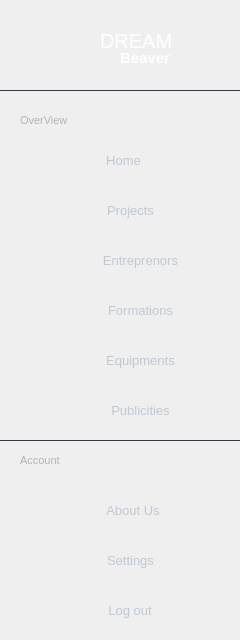
     <widget class="QWidget" name="side_bar" native="true">
      <property name="maximumSize">
       <size>
        <width>240</width>
        <height>16777215</height>
       </size>
      </property>
      <property name="styleSheet">
       <string notr="true">#side_bar {
	background-color:#0F141E;
	border-radius:7px;
}

</string>
      </property>
      <widget class="Line" name="line_1">
       <property name="geometry">
        <rect>
         <x>0</x>
         <y>80</y>
         <width>251</width>
         <height>21</height>
        </rect>
       </property>
       <property name="maximumSize">
        <size>
         <width>1000</width>
         <height>16777215</height>
        </size>
       </property>
       <property name="styleSheet">
        <string notr="true">background-color:transparent;
color: #1C212B;
color: rgb(49, 58, 77);</string>
       </property>
       <property name="frameShadow">
        <enum>QFrame::Plain</enum>
       </property>
       <property name="lineWidth">
        <number>1</number>
       </property>
       <property name="midLineWidth">
        <number>1</number>
       </property>
       <property name="orientation">
        <enum>Qt::Horizontal</enum>
       </property>
      </widget>
      <widget class="Line" name="line_2">
       <property name="geometry">
        <rect>
         <x>0</x>
         <y>420</y>
         <width>251</width>
         <height>41</height>
        </rect>
       </property>
       <property name="maximumSize">
        <size>
         <width>1000</width>
         <height>16777215</height>
        </size>
       </property>
       <property name="styleSheet">
        <string notr="true">background-color:transparent;
color: #1C212B;
color: rgb(49, 58, 77);</string>
       </property>
       <property name="frameShadow">
        <enum>QFrame::Plain</enum>
       </property>
       <property name="lineWidth">
        <number>1</number>
       </property>
       <property name="midLineWidth">
        <number>1</number>
       </property>
       <property name="orientation">
        <enum>Qt::Horizontal</enum>
       </property>
      </widget>
      <widget class="QLabel" name="Dream">
       <property name="geometry">
        <rect>
         <x>100</x>
         <y>30</y>
         <width>71</width>
         <height>21</height>
        </rect>
       </property>
       <property name="styleSheet">
        <string notr="true">background-color:transparent;
color:white;
font-size:20px;
font-size:bold;</string>
       </property>
       <property name="text">
        <string>DREAM</string>
       </property>
      </widget>
      <widget class="QLabel" name="beaver">
       <property name="geometry">
        <rect>
         <x>120</x>
         <y>50</y>
         <width>61</width>
         <height>16</height>
        </rect>
       </property>
       <property name="styleSheet">
        <string notr="true">background-color:transparent; 
color:white;
font-size:15px ;
font-weight:bold; 
</string>
       </property>
       <property name="text">
        <string>Beaver</string>
       </property>
      </widget>
      <widget class="QPushButton" name="home">
       <property name="geometry">
        <rect>
         <x>10</x>
         <y>140</y>
         <width>221</width>
         <height>41</height>
        </rect>
       </property>
       <property name="maximumSize">
        <size>
         <width>1000</width>
         <height>16777215</height>
        </size>
       </property>
       <property name="cursor">
        <cursorShape>PointingHandCursor</cursorShape>
       </property>
       <property name="styleSheet">
        <string notr="true">#home {
	background-color:transparent ; 
	border-radius:10px;
	padding: 10px 44px 10px 50px;
	background: url(:/home.svg) no-repeat;
	color:#BFC9D3 ; 
	font-size:13px;
	background-origin: content; 
}

#home::hover {
	background: url(:/home (1).svg) no-repeat;
	background-color:#2A3E46 ; 
	padding: 10px 44px 10px 50px;
	background-origin: content; 
	color : #4AC7EA ; 
}</string>
       </property>
       <property name="text">
        <string>Home</string>
       </property>
       <property name="iconSize">
        <size>
         <width>16</width>
         <height>16</height>
        </size>
       </property>
      </widget>
      <widget class="QPushButton" name="project">
       <property name="geometry">
        <rect>
         <x>10</x>
         <y>190</y>
         <width>221</width>
         <height>41</height>
        </rect>
       </property>
       <property name="maximumSize">
        <size>
         <width>1000</width>
         <height>16777215</height>
        </size>
       </property>
       <property name="cursor">
        <cursorShape>PointingHandCursor</cursorShape>
       </property>
       <property name="styleSheet">
        <string notr="true">#project {
	background-color:transparent ; 
	border-radius:10px;
	padding: 10px 30px 10px 50px;
	background: url(:/project1.svg) no-repeat;
	color:#BFC9D3 ; 
	font-size:13px;
	background-origin: content; 
}

#project::hover {
	background: url(:/project2.svg) no-repeat;
	background-color:#2A3E46 ; 
	padding: 10px 30px 10px 50px;
	background-origin: content; 
	color : #4AC7EA ; 
}</string>
       </property>
       <property name="text">
        <string>Projects</string>
       </property>
       <property name="iconSize">
        <size>
         <width>16</width>
         <height>16</height>
        </size>
       </property>
      </widget>
      <widget class="QPushButton" name="formations">
       <property name="geometry">
        <rect>
         <x>10</x>
         <y>290</y>
         <width>221</width>
         <height>41</height>
        </rect>
       </property>
       <property name="maximumSize">
        <size>
         <width>1000</width>
         <height>16777215</height>
        </size>
       </property>
       <property name="cursor">
        <cursorShape>PointingHandCursor</cursorShape>
       </property>
       <property name="styleSheet">
        <string notr="true">#formations {
	background-color:transparent ; 
	border-radius:10px;
	padding: 10px 10px 10px 50px;
	background: url(:/book1.svg) no-repeat;
	color:#BFC9D3 ; 
	font-size:13px;
	background-origin: content; 
}

#formations::hover {
	background: url(:/book2.svg) no-repeat;
	background-color:#2A3E46 ; 
	border-radius:10px;	
	padding: 10px 10px 10px 50px;
	background-origin: content; 
	font-size:13px;
	color : #4AC7EA ; 
}</string>
       </property>
       <property name="text">
        <string>Formations</string>
       </property>
       <property name="iconSize">
        <size>
         <width>16</width>
         <height>16</height>
        </size>
       </property>
      </widget>
      <widget class="QLabel" name="overview">
       <property name="geometry">
        <rect>
         <x>20</x>
         <y>110</y>
         <width>71</width>
         <height>21</height>
        </rect>
       </property>
       <property name="styleSheet">
        <string notr="true">#overview {
	background-color:transparent ; 
	color:#B2B3B7; 
	font-size:11px ;
}
</string>
       </property>
       <property name="text">
        <string>OverView</string>
       </property>
      </widget>
      <widget class="QLabel" name="Account">
       <property name="geometry">
        <rect>
         <x>20</x>
         <y>450</y>
         <width>41</width>
         <height>21</height>
        </rect>
       </property>
       <property name="styleSheet">
        <string notr="true">#Account {
	background-color:transparent ; 
	color:#B2B3B7; 
	font-size:11px ;
}
</string>
       </property>
       <property name="text">
        <string>Account</string>
       </property>
      </widget>
      <widget class="QPushButton" name="settings">
       <property name="geometry">
        <rect>
         <x>10</x>
         <y>540</y>
         <width>221</width>
         <height>41</height>
        </rect>
       </property>
       <property name="maximumSize">
        <size>
         <width>1000</width>
         <height>16777215</height>
        </size>
       </property>
       <property name="cursor">
        <cursorShape>PointingHandCursor</cursorShape>
       </property>
       <property name="styleSheet">
        <string notr="true">#settings {
	background-color:transparent ; 
	border-radius:10px;
	padding: 10px 30px 10px 50px;
	background: url(:/settings1.svg) no-repeat;
	color:#BFC9D3 ; 
	font-size:13px;
	background-origin: content; 
}

#settings::hover {
	background: url(:/settings2.svg) no-repeat;
	background-color:#2A3E46 ; 
	padding: 10px 30px 10px 50px;
	background-origin: content; 
	color : #4AC7EA ; 
}</string>
       </property>
       <property name="text">
        <string>Settings</string>
       </property>
       <property name="iconSize">
        <size>
         <width>16</width>
         <height>16</height>
        </size>
       </property>
      </widget>
      <widget class="QPushButton" name="logout">
       <property name="geometry">
        <rect>
         <x>10</x>
         <y>590</y>
         <width>221</width>
         <height>41</height>
        </rect>
       </property>
       <property name="maximumSize">
        <size>
         <width>1000</width>
         <height>16777215</height>
        </size>
       </property>
       <property name="cursor">
        <cursorShape>PointingHandCursor</cursorShape>
       </property>
       <property name="styleSheet">
        <string notr="true">#logout {
	background-color:transparent ; 
	border-radius:10px;
	padding: 10px 31px 10px 50px;
	background: url(:/log-out1.svg) no-repeat;
	color:#BFC9D3 ; 
	font-size:13px;
	background-origin: content; 
}

#logout::hover {
	background: url(:/log-out2.svg) no-repeat;
	background-color:#2A3E46 ; 
	padding: 10px 31px 10px 50px;
	background-origin: content; 
	color : #4AC7EA ; 
}</string>
       </property>
       <property name="text">
        <string>Log out</string>
       </property>
       <property name="iconSize">
        <size>
         <width>16</width>
         <height>16</height>
        </size>
       </property>
      </widget>
      <widget class="QPushButton" name="About_us">
       <property name="geometry">
        <rect>
         <x>10</x>
         <y>490</y>
         <width>221</width>
         <height>41</height>
        </rect>
       </property>
       <property name="maximumSize">
        <size>
         <width>1000</width>
         <height>16777215</height>
        </size>
       </property>
       <property name="cursor">
        <cursorShape>PointingHandCursor</cursorShape>
       </property>
       <property name="styleSheet">
        <string notr="true">#About_us {
	background-color:transparent ; 
	border-radius:10px;
	padding: 10px 25px 10px 50px;
	background: url(:/info2.svg) no-repeat;
	color:#BFC9D3 ; 
	font-size:13px;
	background-origin: content; 
}

#About_us::hover {
	background: url(:/info1.svg) no-repeat;
	background-color:#2A3E46 ; 
	padding: 10px 25px 10px 50px;
	background-origin: content; 
	color : #4AC7EA ; 
}</string>
       </property>
       <property name="text">
        <string>About Us</string>
       </property>
       <property name="iconSize">
        <size>
         <width>16</width>
         <height>16</height>
        </size>
       </property>
      </widget>
      <widget class="QLabel" name="label">
       <property name="geometry">
        <rect>
         <x>10</x>
         <y>-10</y>
         <width>101</width>
         <height>121</height>
        </rect>
       </property>
       <property name="styleSheet">
        <string notr="true"/>
       </property>
       <property name="text">
        <string/>
       </property>
       <property name="pixmap">
        <pixmap resource="resources.qrc">:/logo.png</pixmap>
       </property>
       <property name="scaledContents">
        <bool>true</bool>
       </property>
      </widget>
      <widget class="QPushButton" name="equipments">
       <property name="geometry">
        <rect>
         <x>10</x>
         <y>340</y>
         <width>221</width>
         <height>41</height>
        </rect>
       </property>
       <property name="maximumSize">
        <size>
         <width>1000</width>
         <height>16777215</height>
        </size>
       </property>
       <property name="cursor">
        <cursorShape>PointingHandCursor</cursorShape>
       </property>
       <property name="styleSheet">
        <string notr="true">#equipments {
	background-color:transparent ; 
	border-radius:10px;
	padding: 10px 10px 10px 50px;
	background: url(:/equip2.svg) no-repeat;
	color:#BFC9D3 ; 
	font-size:13px;
	background-origin: content; 
}

#equipments::hover {
	background: url(:/equip1.svg) no-repeat;
	background-color:#2A3E46 ; 
	border-radius:10px;	
	padding: 10px 10px 10px 50px;
	background-origin: content; 
	font-size:13px;
	color : #4AC7EA ; 
}</string>
       </property>
       <property name="text">
        <string>Equipments</string>
       </property>
       <property name="iconSize">
        <size>
         <width>16</width>
         <height>16</height>
        </size>
       </property>
      </widget>
      <widget class="QPushButton" name="entrepreneurs">
       <property name="geometry">
        <rect>
         <x>10</x>
         <y>240</y>
         <width>221</width>
         <height>41</height>
        </rect>
       </property>
       <property name="maximumSize">
        <size>
         <width>1000</width>
         <height>16777215</height>
        </size>
       </property>
       <property name="cursor">
        <cursorShape>PointingHandCursor</cursorShape>
       </property>
       <property name="styleSheet">
        <string notr="true">#entrepreneurs {
	background-color:transparent ; 
	border-radius:10px;
	padding: 10px 10px 10px 50px;
	background: url(:/user2.svg) no-repeat;
	color:#BFC9D3 ; 
	font-size:13px;
	background-origin: content; 
}

#entrepreneurs::hover {
	background: url(:/user1.svg) no-repeat;
	background-color:#2A3E46 ; 
	border-radius:10px;	
	padding: 10px 10px 10px 50px;
	background-origin: content; 
	font-size:13px;
	color : #4AC7EA ; 
}</string>
       </property>
       <property name="text">
        <string>Entreprenors</string>
       </property>
       <property name="iconSize">
        <size>
         <width>16</width>
         <height>16</height>
        </size>
       </property>
      </widget>
      <widget class="QPushButton" name="publicities">
       <property name="geometry">
        <rect>
         <x>10</x>
         <y>390</y>
         <width>221</width>
         <height>41</height>
        </rect>
       </property>
       <property name="maximumSize">
        <size>
         <width>1000</width>
         <height>16777215</height>
        </size>
       </property>
       <property name="cursor">
        <cursorShape>PointingHandCursor</cursorShape>
       </property>
       <property name="styleSheet">
        <string notr="true">#publicities {
	background-color:transparent ; 
	border-radius:10px;
	padding: 10px 10px 10px 50px;
	background: url(:/clipboard1.svg) no-repeat;
	color:#BFC9D3 ; 
	font-size:13px;
	background-origin: content; 
}

#publicities::hover {
	background: url(:/clipboard2.svg) no-repeat;
	background-color:#2A3E46 ; 
	border-radius:10px;	
	padding: 10px 10px 10px 50px;
	background-origin: content; 
	font-size:13px;
	color : #4AC7EA ; 
}</string>
       </property>
       <property name="text">
        <string>Publicities</string>
       </property>
       <property name="iconSize">
        <size>
         <width>16</width>
         <height>16</height>
        </size>
       </property>
      </widget>
     </widget>
